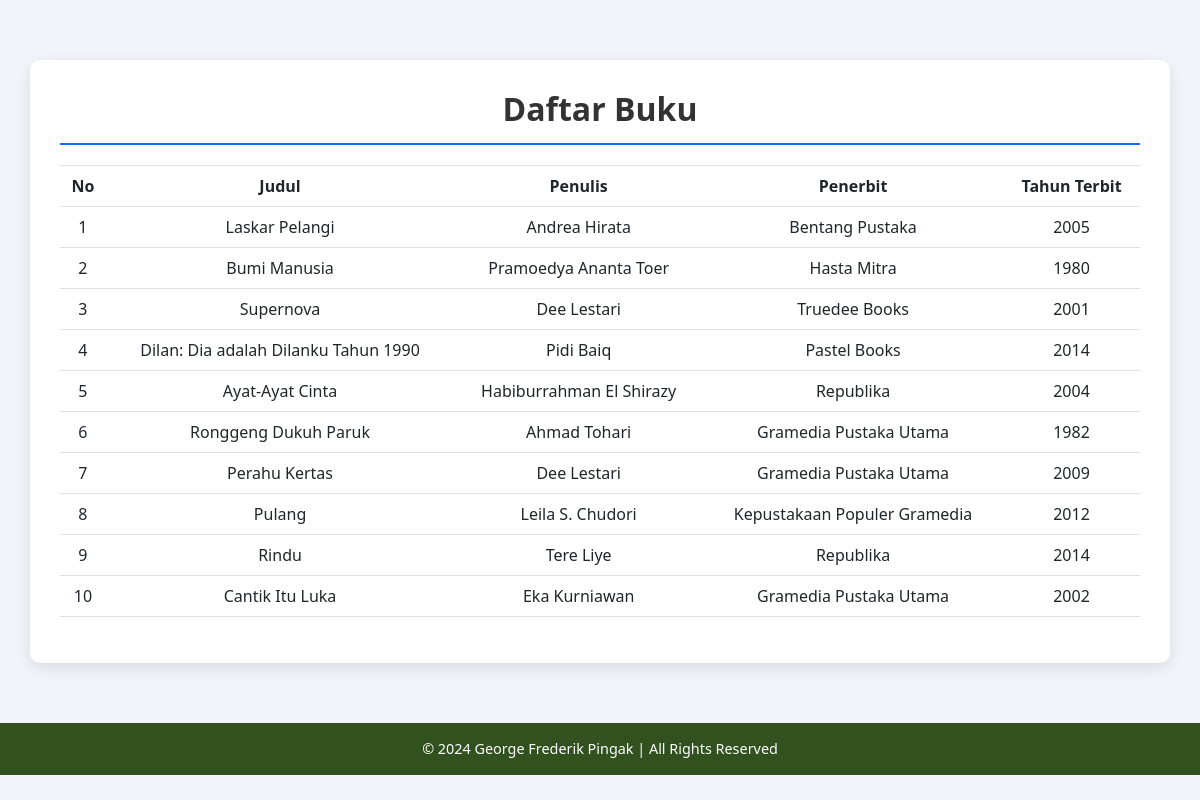
The page / on the database its author committed.
### tables this page shows
CREATE TABLE `buku` (
  `id` int NOT NULL,
  `judul` varchar(100) NOT NULL,
  `penulis` varchar(100) NOT NULL,
  `penerbit` varchar(100) NOT NULL,
  `tahun_terbit` int NOT NULL
);

### index.php (the view, shortened to what this page needs)
<?php
include 'koneksi.php';
$sql = "SELECT judul, penulis, penerbit, tahun_terbit FROM buku";
$result = $conn->query($sql);
?>
<!DOCTYPE html>
<html lang="en">
<head>
    <link href="https://cdn.jsdelivr.net/npm/bootstrap@5.3.0-alpha1/dist/css/bootstrap.min.css" rel="stylesheet">
</head>
<body>
<div class="container">
    <h2 class="text-center">Daftar Buku</h2>
    <table class="table table-bordered table-hover">
        <thead>
            <tr>
                <th>No</th>
                <th>Judul</th>
                <th>Penulis</th>
                <th>Penerbit</th>
                <th>Tahun Terbit</th>
            </tr>
        </thead>
        <tbody>
            <?php
            if ($result->num_rows > 0) {
                $no = 1;
                while($row = $result->fetch_assoc()) {
                    echo "<tr>";
                    echo "<td>" . $no++ . "</td>";
                    echo "<td>" . $row["judul"] . "</td>";
                    echo "<td>" . $row["penulis"] . "</td>";
                    echo "<td>" . $row["penerbit"] . "</td>";
                    echo "<td>" . $row["tahun_terbit"] . "</td>";
                    echo "</tr>";
                }
            } else {
                echo "<tr><td colspan='5' class='text-center'>Tidak ada data buku</td></tr>";
            }
            ?>
        </tbody>
    </table>
</div>
<footer class="text-center">
    <p>&copy; 2024 George Frederik Pingak | All Rights Reserved</p>
</footer>
</body>
</html>

### index.php (style rules this page uses)
body { background-color: #f1f4f9; }
.container { background-color: #ffffff; border-radius: 10px; box-shadow: 0 5px 15px rgba(0, 0, 0, 0.1); padding: 30px; margin-top: 60px; }
h2 { color: #333; font-weight: bold; border-bottom: 2px solid #0d6efd; padding-bottom: 15px; }
table { margin-top: 20px; }
thead { background-color: #31511E; color: white; }
th, td { padding: 15px; border: none; text-align: center; vertical-align: middle; }
tbody tr:nth-child(even) { background-color: #f8f9fa; }
footer { background-color: #31511E; color: white; padding: 15px 0; margin-top: 60px; width: 100%; }
footer p { margin: 0; font-size: 0.9rem; }

### rows shown on the page
buku: judul "Laskar Pelangi", penulis "Andrea Hirata", penerbit "Bentang Pustaka", tahun_terbit "2005"
buku: judul "Bumi Manusia", penulis "Pramoedya Ananta Toer", penerbit "Hasta Mitra", tahun_terbit "1980"
buku: judul "Supernova", penulis "Dee Lestari", penerbit "Truedee Books", tahun_terbit "2001"
buku: judul "Dilan: Dia adalah Dilanku Tahun 1990", penulis "Pidi Baiq", penerbit "Pastel Books", tahun_terbit "2014"
buku: judul "Ayat-Ayat Cinta", penulis "Habiburrahman El Shirazy", penerbit "Republika", tahun_terbit "2004"
buku: judul "Ronggeng Dukuh Paruk", penulis "Ahmad Tohari", penerbit "Gramedia Pustaka Utama", tahun_terbit "1982"
buku: judul "Perahu Kertas", penulis "Dee Lestari", penerbit "Gramedia Pustaka Utama", tahun_terbit "2009"
buku: judul "Pulang", penulis "Leila S. Chudori", penerbit "Kepustakaan Populer Gramedia", tahun_terbit "2012"
buku: judul "Rindu", penulis "Tere Liye", penerbit "Republika", tahun_terbit "2014"
buku: judul "Cantik Itu Luka", penulis "Eka Kurniawan", penerbit "Gramedia Pustaka Utama", tahun_terbit "2002"
